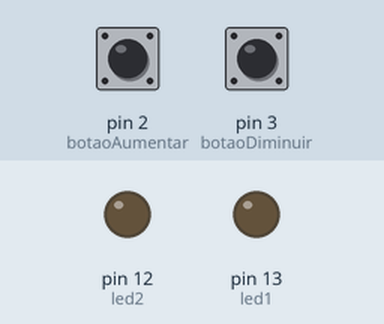
A sketch run on a simulated Arduino Uno, built with avr-gcc and run on an emulated ATmega328P. On the bench: output pins drawn as LEDs (lit = HIGH). The test bench sets the inputs (shaded band); at power-on: pin 2 (botaoAumentar) HIGH, pin 3 (botaoDiminuir) HIGH.

Above: at 1.2 s.
1.3 s: pin 2 (botaoAumentar) pulled LOW for 0.15 s
At 1.37 s:
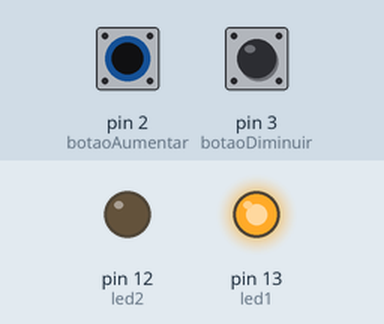
2.9 s: pin 2 (botaoAumentar) pulled LOW for 3.2 s
At 6.9 s:
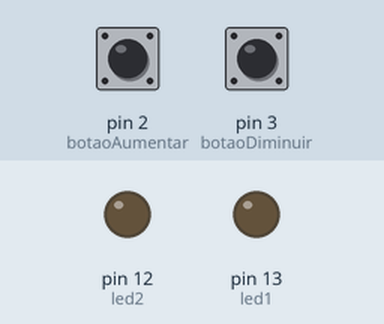
7.6 s: pin 3 (botaoDiminuir) pulled LOW for 3.2 s
At 8.0 s:
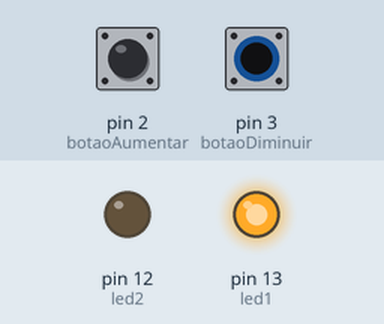
12.3 s: pin 2 (botaoAumentar) driven LOW and pin 3 (botaoDiminuir) driven LOW
At 12.8 s:
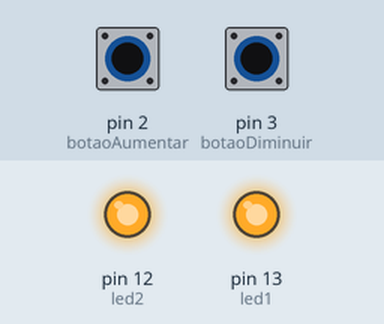
Timing chart, 0 to 14.8 s (numbered marks = the images above; inputs shaded):
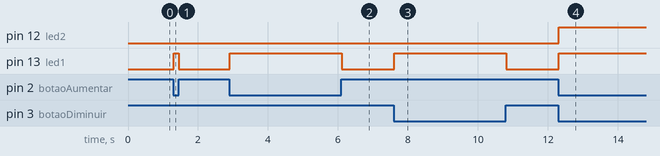

Measured:
- after the input at 1.3 s, pin 13 (led1): LOW → HIGH at once, → LOW 0.15 s later
- after the input at 2.9 s, pin 13 (led1): LOW → HIGH at once, → LOW 3.2 s later
- after the input at 7.6 s, pin 13 (led1): LOW → HIGH at once, → LOW 3.2 s later
- after the input at 12.3 s, pin 12 (led2), pin 13 (led1): LOW → HIGH at once

The sketch:

Questao2.ino
```cpp
//Faça um sistema com 2 leds e 2 botões.Ao pressionar qualquer dos botões, o LED 13 deve ligar.Ao pressionar os dois botões juntos, os dois leds devem ligar.

const int led1 = 13;  // LED 1
const int led2 = 12;  // LED 2

const int botaoAumentar = 2;  // Botão Aumentar
const int botaoDiminuir = 3;  // Botão Diminuir

void setup() {
  // Configuração dos LEDs
  pinMode(led1, OUTPUT);
  pinMode(led2, OUTPUT);

  // Configuração dos botões com resistência de pull-down externa (botões conectados diretamente aos pinos)
  pinMode(botaoAumentar, INPUT);
  pinMode(botaoDiminuir, INPUT);

  // Inicializa os LEDs apagados
  digitalWrite(led1, LOW);
  digitalWrite(led2, LOW);
}

void loop() {
  // Verifica se ambos os botões foram pressionados
  if (digitalRead(botaoAumentar) == LOW && digitalRead(botaoDiminuir) == LOW) {
    // Se ambos os botões foram pressionados, acende ambos os LEDs
    digitalWrite(led1, HIGH);
    digitalWrite(led2, HIGH);
  }
  // Verifica se qualquer um dos botões foi pressionado
  else if (digitalRead(botaoAumentar) == LOW || digitalRead(botaoDiminuir) == LOW) {
    // Se apenas um dos botões foi pressionado, acende o LED 13 (led1)
    digitalWrite(led1, HIGH);
    digitalWrite(led2, LOW);  // Garante que o LED 2 está apagado
  }
  else {
    // Se nenhum botão foi pressionado, apaga ambos os LEDs
    digitalWrite(led1, LOW);
    digitalWrite(led2, LOW);
  }
}
```
